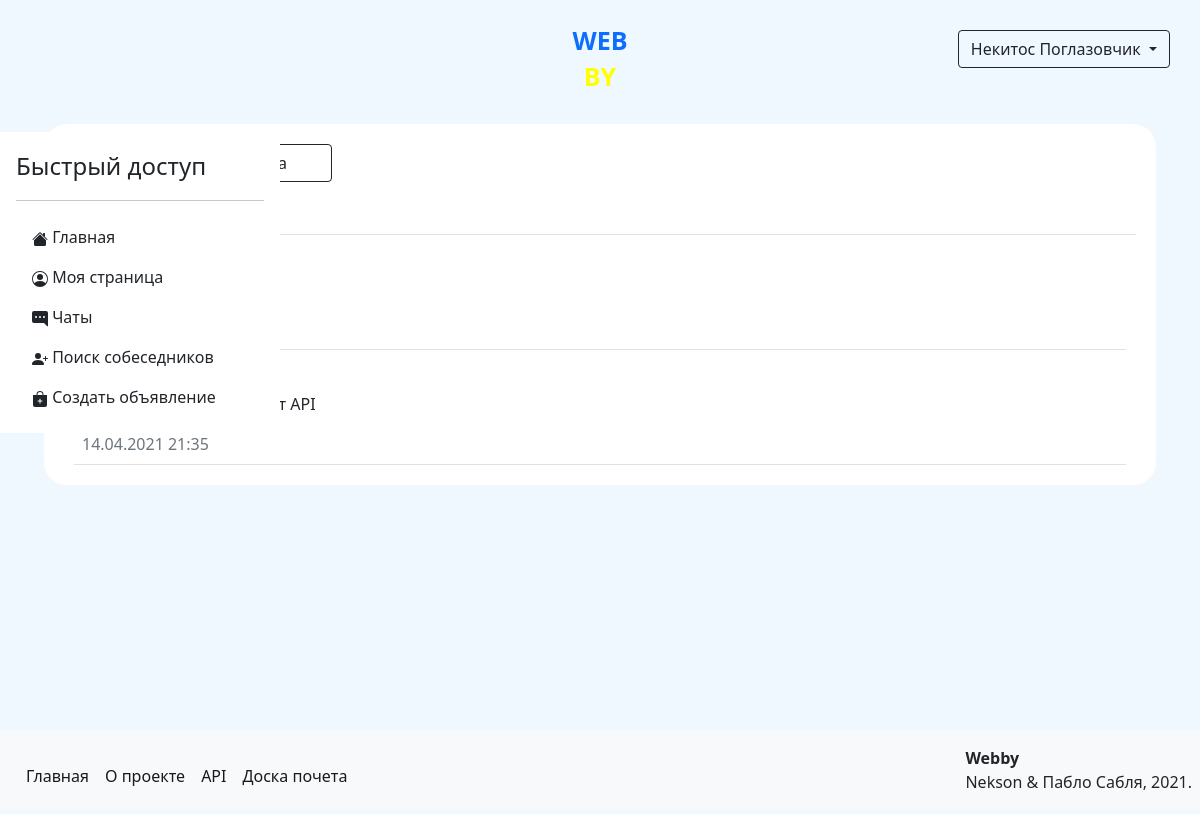
/chats (signed in), run on the app's committed database.
### data/models/user.py (models this page shows, shortened)
class User(SqlAlchemyBase, UserMixin, SerializerMixin):
    __tablename__ = 'users'  # название таблицы с моделью в базе данных
    serialize_rules = (
        '-advertisements', '-rank_id', '-admin', '-hashed_password')  # правила преобразования объекта модели в json
    id = Column(Integer, autoincrement=True, primary_key=True)  # id пользователя
    name = Column(Unicode)  # имя пользователя
    surname = Column(Unicode)  # фамилия пользователя
    birthday = Column(DateTime)  # день рождения пользователя
    email = Column(String, unique=True)  # email адресс пользователя
    phone_number = Column(String, unique=True)  # номер телефона пользователя
    hashed_password = Column(String)  # хэшированный пароль пользователя
    registration_time = Column(DateTime, default=datetime.now)  # время регистрации пользователя
    rating = Column(Integer, default=0)  # рейтинг пользователя
    rank_id = Column(Integer, ForeignKey('ranks.id'))  # id ранга пользователя
    admin = Column(Boolean, default=0)  # права пользователя
    advertisements = relationship('Advertisement', back_populates='author')  # объекты объявлений пользователя
    interests = relationship('Interest', secondary='users_to_interests',
                             backref='users')  # объекты интересов пользователя
    rank = relationship('Rank')  # объект ранга пользователя

### data/models/content.py (models this page shows)
class Content(SqlAlchemyBase, SerializerMixin):
    __tablename__ = 'contents'  # название таблицы с моделью в базе данных
    serialize_rules = ('-id',)  # правила преобразования объекта модели в json
    id = Column(Integer, autoincrement=True, primary_key=True)  # id контента
    content = Column(Text)  # контент

### data/models/message.py (models this page shows, shortened)
class Message(SqlAlchemyBase, SerializerMixin):
    __tablename__ = 'messages'  # название таблицы с моделью в базе данных
    serialize_rules = ('-sender', '-receiver', '-content_id')  # правила преобразования объекта модели в json
    id = Column(Integer, autoincrement=True, primary_key=True)  # id сообщения
    to_id = Column(Integer, ForeignKey("users.id"))  # id получателя сообщения
    from_id = Column(Integer, ForeignKey("users.id"))  # id отправителя сообщения
    content_id = Column(Integer, ForeignKey("contents.id"))  # id содержания сообщения
    created_at = Column(DateTime, default=datetime.now)  # время создания сообщения
    sender = relationship("User", foreign_keys=[from_id])  # объект отправителя сообщения
    receiver = relationship("User", foreign_keys=[to_id])  # объект получателя сообщения
    content = relationship("Content")  # объект содержания сообщения

### main.py (the view)
@app.route('/chats', methods=['GET', 'POST'])
@login_required
def chats():
    from itertools import groupby
    session = create_session()
    messages = session.query(Message).filter((Message.to_id == current_user.id) |
                                             (Message.from_id == current_user.id)).all()
    companions = sorted([msg.sender if msg.sender != current_user else msg.receiver for msg in messages],
                        key=lambda x: x.name)
    companions = list(reversed([user[0] for user in groupby(companions)]))
    last_messages = []
    for user in companions:
        last_messages.append(session.query(Message).filter(((Message.to_id == current_user.id) &
                                                            (Message.from_id == user.id)) |
                                                           ((Message.from_id == current_user.id) &
                                                            (Message.to_id == user.id))).all()[-1])
    chats_list = sorted([[companions[i], last_messages[i]] for i in range(len(companions))],
                        key=lambda x: x[1].created_at)[::-1]
    return render_template('chats_list.html', chats_list=chats_list)

### data/db_session.py (called while the page is built)
def create_session() -> Session:
    global __factory
    return __factory()

### main.py (called while the page is built)
@login_manager.user_loader
def load_user(user_id):
    session = create_session()
    return session.query(User).get(user_id)

### templates/chats_list.html
{% extends "base.html" %}
{% block content %}
    <form>
        <div>
            <a class="btn btn-outline-dark w-25 rounded-bottom" href="/search">Поискать собеседника</a>
        </div>
        <div>
            <h3 class="border-bottom p-1">Мои чаты</h3>
            {% for user, msg in chats_list %}
                <a href="/chats/{{ user.id }}#bottom" class="text-reset">
                    <div class="border-bottom p-2 text-truncate">
                        <b>{{ user.name }} {{ user.surname }}</b>
                        <p>{% if msg.sender == current_user %}Вы{% else %}{{ msg.sender.name }} {{ msg.sender.surname }}{% endif %}: {{ msg.content.content }}</p>
                        <span class="text-secondary">{{ msg.created_at.strftime('%d.%m.%Y %H:%M') }}</span>
                    </div>
                </a>
            {% endfor %}
        </div>
    </form>
{% endblock %}

### templates/base.html (shortened to what this page needs)
<!DOCTYPE html>
<html lang="en">
<head>
    <link rel="stylesheet" href="/static/css/style.css">
    <link rel="stylesheet" href="https://cdn.jsdelivr.net/npm/bootstrap@5.0.0-beta1/dist/css/bootstrap.min.css"
>
</head>
<body>
<div class="wrapper">
    <div class="header clearfix">
        {% if current_user.is_authenticated %}
        <div class="dropdown float-end">
            <button class="btn btn-outline-dark dropdown-toggle" type="button" id="dropdownMenuButton"
                    data-toggle="dropdown" aria-haspopup="true" aria-expanded="false">
                {{ current_user.name }} {{ current_user.surname }}
            </button>
        </div>
        {% endif %}
        <div class="logo">
            <a href="/">
                <p class="text-primary">WEB</p>
                <p class="yellow">BY</p>
            </a>
        </div>
    </div>
    {% if current_user.is_authenticated %}
    <div class="d-flex flex-column p-3 bg-white sidebar"
         style="width: 280px; position: fixed; border-radius: 0 10px 10px 0; margin-left: 0px;">
        <span class="fs-4">Быстрый доступ</span>
        <hr>
        <ul class="nav nav-pills flex-column mb-auto">
            <li class="nav-item">
                <a href="/" class="nav-link link-dark">
                    Главная
                </a>
            </li>
            <li>
                <a href="/profile/{{ current_user.id }}" class="nav-link link-dark">
                    Моя страница
                </a>
            </li>
            <li>
                <a href="/chats" class="nav-link link-dark">
                    Чаты
                </a>
            </li>
            <li>
                <a href="/search" class="nav-link link-dark">
                    Поиск собеседников
                </a>
            </li>
            <li>
                <a href="/advertisements/create" class="nav-link link-dark">
                    Создать объявление
                </a>
            </li>
        </ul>
    </div>
    {% endif %}
    <main role="main" class="container clearfix">
        {% block content %}{% endblock %}
    </main>
    <footer class="clearfix p-2 bg-light">
        <span class="fs-6 float-end mt-2"><b>Webby</b><br>Nekson & Пабло Сабля, 2021.</span>
        <nav class="navbar navbar-expand-lg navbar-light">
            <div class="collapse navbar-collapse" id="navbarSupportedContent">
                <ul class="navbar-nav me-auto mb-2 mb-lg-0">
                    <li class="nav-item">
                        <a class="nav-link active" href="/">Главная</a>
                    </li>
                    <li class="nav-item">
                        <a class="nav-link active" href="/info">О проекте</a>
                    </li>
                    <li class="nav-item">
                        <a class="nav-link active" href="/api">API</a>
                    </li>
                    <li class="nav-item">
                        <a class="nav-link active" href="/top">Доска почета</a>
                    </li>
                </ul>
            </div>
        </nav>
    </footer>
</div>
</body>
</html>

### static/css/style.css (style rules this page uses)
body { background-color: aliceblue !important; }
.logo { text-align: center; margin-left: auto; margin-right: auto; margin-top: 10px; margin-bottom: 10px; max-width: 150px; font-size: 25px; font-weight: 700; line-height: 20px; }
a { text-decoration: none !important; }
.header { background-color: aliceblue; margin-bottom: 10px; padding: 10px; }
.yellow { color: yellow; }
div { margin: 10px; }
form { margin-left: auto; margin-right: auto; background-color: white; border: solid 2px aliceblue; border-radius: 25px; padding: 10px; }
html, body { height: 100%; }
footer { position: absolute; left: 0; bottom: 0; width: 100%; height: 80px; }
.wrapper { position: relative; min-height: 100%; margin: 0!important }
main { padding-bottom: 120px }

### data on the page
User: name "Некитос", surname "Поглазовчик"
User: content.content "Тест API", created_at "14.04.2021 21:35"
